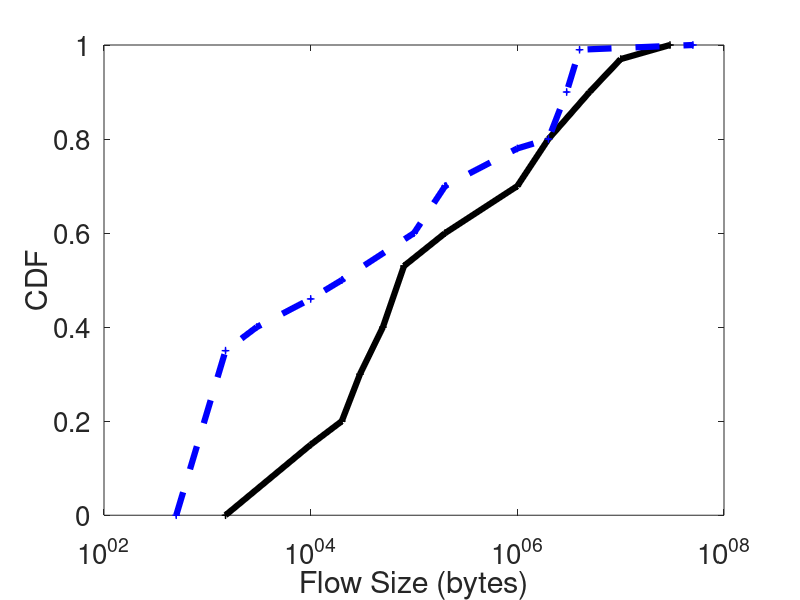

Here is the MATLAB script that generated this plot: (Note: this script raises an error after producing the figure.)
clear
clc

dctcp_x=[1500, 10000, 20000, 30000, 50000, 80000, 200000, 1000000, 2000000, 5000000, 10000000, 30000000];
dctcp_cdf=[0, 0.15, 0.2, 0.3, 0.4, 0.53, 0.6, 0.7, 0.8, 0.9, 0.97, 1];
cache_x=[500, 1500, 3000, 10000, 20000, 100000, 200000, 1000000, 2000000, 3000000, 4000000, 50000000];
cache_cdf=[0, 0.35, 0.4, 0.46, 0.5, 0.6, 0.7, 0.78, 0.8, 0.9, 0.99, 1];

plot(dctcp_x,dctcp_cdf,'-ks','LineWidth',4.5,...
    'MarkerSize',1);
hold on;
plot(cache_x,cache_cdf,'--bs','LineWidth',4.5,...
    'MarkerSize',1);
hold on;

xlabel('Flow Size (bytes)','FontSize', 20)
ylabel('CDF','FontSize', 20);
set(gca, 'FontSize', 20,'ytick',[0, 0.2, 0.4, 0.6, 0.8, 1], 'XScale','log', 'xtick', [100, 10000, 1000000, 100000000, 10000000000]); % set font size of tick labels
h=legend('Web search','Cache',20,'Location', 'SouthEast');
set(h,'FontSize',20,'LineWidth',1,'Box','off');
axis([100,10000000000,0,1]);
grid on;
hold off;